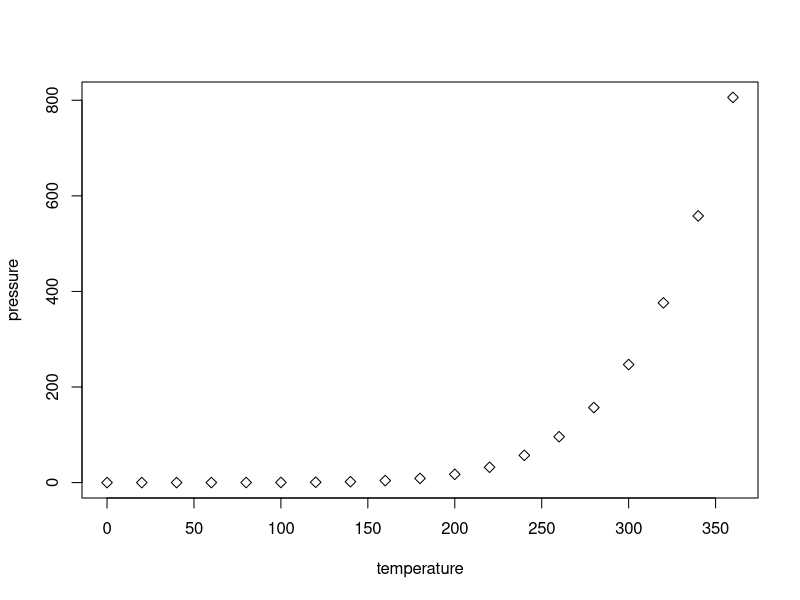
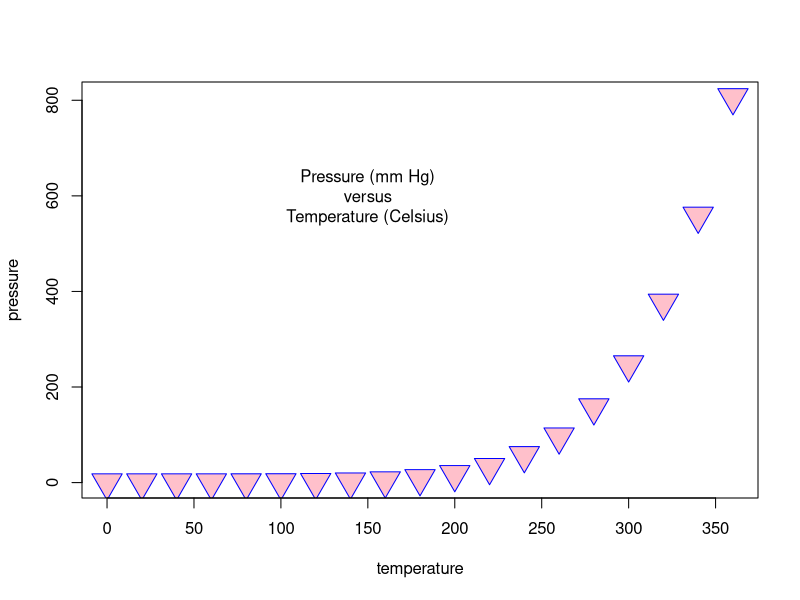
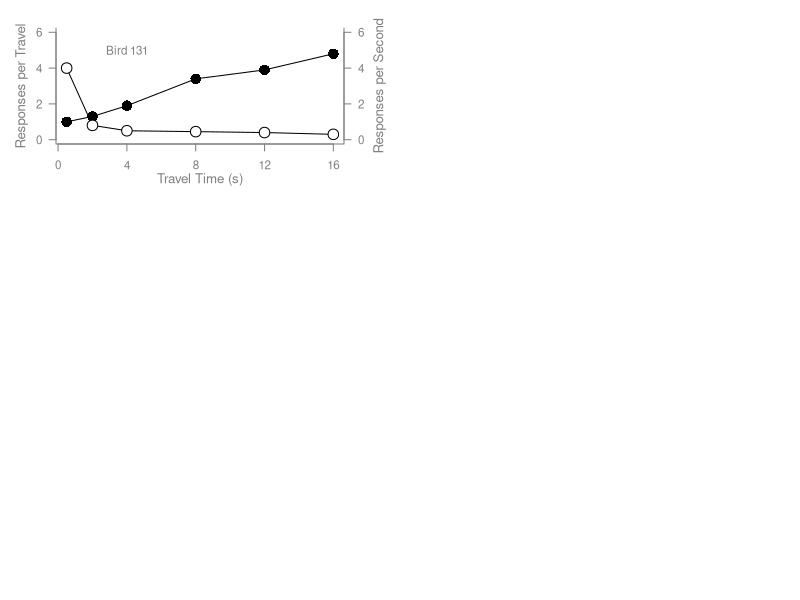

The R script that drew these images, in order:
## ---- chunk 1
plot(pressure, pch = 5)  # Can you change pch?
plot(pressure, pch = 25, bg = "pink", col = "blue", cex = 3)

text(150, 600, 
     "Pressure (mm Hg)\nversus\nTemperature (Celsius)")
## ---- chunk 2
# Setting the parameter (3 rows by 2 cols)
par(mfrow=c(3, 2))

# Scatterplot
# Note the incremental additions

x <- c(0.5, 2, 4, 8, 12, 16)
y1 <- c(1, 1.3, 1.9, 3.4, 3.9, 4.8)
y2 <- c(4, .8, .5, .45, .4, .3)

# Setting label orientation, margins c(bottom, left, top, right) & text size
par(las=1, mar=c(4, 4, 2, 4), cex=.7) 
plot.new()
plot.window(range(x), c(0, 6))
lines(x, y1)
lines(x, y2)
points(x, y1, pch=16, cex=2) # Try different cex value?  
points(x, y2, pch=21, bg="white", cex=2)  # Different background color
par(col="gray50", fg="gray50", col.axis="gray50")
axis(1, at=seq(0, 16, 4)) # What is the first number standing for?
axis(2, at=seq(0, 6, 2))
axis(4, at=seq(0, 6, 2))
box(bty="u")
mtext("Travel Time (s)", side=1, line=2, cex=0.8)
mtext("Responses per Travel", side=2, line=2, las=0, cex=0.8)
mtext("Responses per Second", side=4, line=2, las=0, cex=0.8)
text(4, 5, "Bird 131")
par(mar=c(5.1, 4.1, 4.1, 2.1), col="black", fg="black", col.axis="black")

## ---- chunk 3

